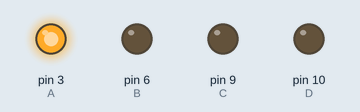
Recording of a sketch running on a simulated Arduino Uno, built with avr-gcc and run on an emulated ATmega328P. Parts: output pins drawn as LEDs (lit = HIGH).

Above: at 0.1 s.
At 1.6 s:
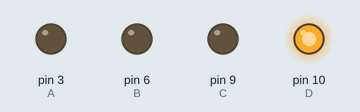
At 9.6 s:
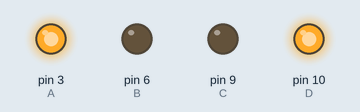
At 14.4 s:
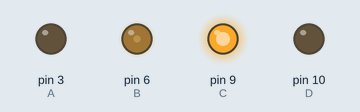
At 27.0 s:
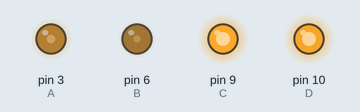
At 39.5 s:
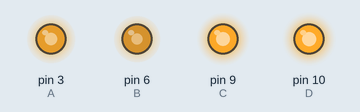
Timing chart, 0 to 40.0 s (numbered marks = the images above):
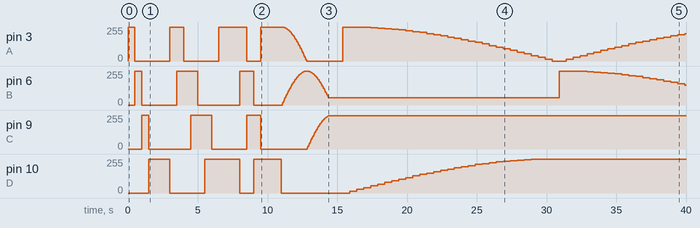

The sketch:

pasos.ino
```cpp
// Por Roberto A.Zavala
// 🙏🏼 DogeCoin : DNv7acPAeVBhTXbKv26itJecPG1SPy2o4F
// Breve : https://es.overleaf.com/read/ypbswnmywdcn
// Libro : https://www.amazon.com.mx/dp/B074TTGLL2
// https://docs.google.com/spreadsheets/d/1v66FqD7zOg-H4kmhq8ojUr9T9_6hwO1IgihTE_KEoy4/edit?usp=sharing

int A = 3;              // puertos PWM
int B = 6;
int C = 9;
int D = 10;

int  j;                 // Contadores
int  i;

int paso [4][4]=        // matriz de estados paso simple
{
{1,0,0,0},
{0,1,0,0},
{0,0,1,0},
{0,0,0,1},
};

int mpas [8][4]=        // matriz de estados medio paso
{
{1,0,0,0},
{1,1,0,0},
{0,1,0,0},
{0,1,1,0},
{0,0,1,0},
{0,0,1,1},
{0,0,0,1},
{1,0,0,1}
};

int tpas [8][4]=        // matriz de estados alto torque
{
{1,1,0,0},
{0,1,1,0},
{0,0,1,1},
{1,0,0,1}
};

int suav [145][4]=      // matriz de estados paso suave Arduino ignora el decimal
{
{ 255.0 , 0.0 , 0.0 , 0 } ,
{ 254.8 , 11.1  , 0.0 , 0 } ,
{ 254.0 , 22.2  , 0.0 , 0 } ,
{ 252.8 , 33.3  , 0.0 , 0 } ,
{ 251.1 , 44.3  , 0.0 , 0 } ,
{ 249.0 , 55.2  , 0.0 , 0 } ,
{ 246.3 , 66.0  , 0.0 , 0 } ,
{ 243.2 , 76.7  , 0.0 , 0 } ,
{ 239.6 , 87.2  , 0.0 , 0 } ,
{ 235.6 , 97.6  , 0.0 , 0 } ,
{ 231.1 , 107.8 , 0.0 , 0 } ,
{ 226.2 , 117.7 , 0.0 , 0 } ,
{ 220.8 , 127.5 , 0.0 , 0 } ,
{ 215.1 , 137.0 , 0.0 , 0 } ,
{ 208.9 , 146.3 , 0.0 , 0 } ,
{ 202.3 , 155.2 , 0.0 , 0 } ,
{ 195.3 , 163.9 , 0.0 , 0 } ,
{ 188.0 , 172.3 , 0.0 , 0 } ,
{ 180.3 , 180.3 , 0.0 , 0 } ,
{ 172.3 , 188.0 , 0.0 , 0 } ,
{ 163.9 , 195.3 , 0.0 , 0 } ,
{ 155.2 , 202.3 , 0.0 , 0 } ,
{ 146.3 , 208.9 , 0.0 , 0 } ,
{ 137.0 , 215.1 , 0.0 , 0 } ,
{ 127.5 , 220.8 , 0.0 , 0 } ,
{ 117.7 , 226.2 , 0.0 , 0 } ,
{ 107.8 , 231.1 , 0.0 , 0 } ,
{ 97.6  , 235.6 , 0.0 , 0 } ,
{ 87.2  , 239.6 , 0.0 , 0 } ,
{ 76.7  , 243.2 , 0.0 , 0 } ,
{ 66.0  , 246.3 , 0.0 , 0 } ,
{ 55.2  , 249.0 , 0.0 , 0 } ,
{ 44.3  , 251.1 , 0.0 , 0 } ,
{ 33.3  , 252.8 , 0.0 , 0 } ,
{ 22.2  , 254.0 , 0.0 , 0 } ,
{ 11.1  , 254.8 , 0.0 , 0 } ,
{ 0.0 , 255.0 , 0.0 , 0 } ,
{ 0 , 254.8 , 11.1  , 0 } ,
{ 0 , 254.0 , 22.2  , 0 } ,
{ 0 , 252.8 , 33.3  , 0 } ,
{ 0 , 251.1 , 44.3  , 0 } ,
{ 0 , 249.0 , 55.2  , 0 } ,
{ 0 , 246.3 , 66.0  , 0 } ,
{ 0 , 243.2 , 76.7  , 0 } ,
{ 0 , 239.6 , 87.2  , 0 } ,
{ 0 , 235.6 , 97.6  , 0 } ,
{ 0 , 231.1 , 107.8 , 0 } ,
{ 0 , 226.2 , 117.7 , 0 } ,
{ 0 , 220.8 , 127.5 , 0 } ,
{ 0 , 215.1 , 137.0 , 0 } ,
{ 0 , 208.9 , 146.3 , 0 } ,
{ 0 , 202.3 , 155.2 , 0 } ,
{ 0 , 195.3 , 163.9 , 0 } ,
{ 0 , 188.0 , 172.3 , 0 } ,
{ 0 , 180.3 , 180.3 , 0 } ,
{ 0 , 172.3 , 188.0 , 0 } ,
{ 0 , 163.9 , 195.3 , 0 } ,
{ 0 , 155.2 , 202.3 , 0 } ,
{ 0 , 146.3 , 208.9 , 0 } ,
{ 0 , 137.0 , 215.1 , 0 } ,
{ 0 , 127.5 , 220.8 , 0 } ,
{ 0 , 117.7 , 226.2 , 0 } ,
{ 0 , 107.8 , 231.1 , 0 } ,
{ 0 , 97.6  , 235.6 , 0 } ,
{ 0 , 87.2  , 239.6 , 0 } ,
{ 0 , 76.7  , 243.2 , 0 } ,
{ 0 , 66.0  , 246.3 , 0 } ,
{ 0 , 55.2  , 249.0 , 0 } ,
{ 0 , 44.3  , 251.1 , 0 } ,
{ 0 , 33.3  , 252.8 , 0 } ,
{ 0 , 22.2  , 254.0 , 0 } ,
{ 0 , 11.1  , 254.8 , 0 } ,
{ 0 , 0.0 , 255.0 , 0 } ,
{ 0 , 0 , 254.8 , 11.1  } ,
{ 0.0 , 0.0 , 254.0 , 22.2  } ,
{ 0.0 , 0.0 , 252.8 , 33.3  } ,
{ 0.0 , 0.0 , 251.1 , 44.3  } ,
{ 0.0 , 0.0 , 249.0 , 55.2  } ,
{ 0.0 , 0.0 , 246.3 , 66.0  } ,
{ 0.0 , 0.0 , 243.2 , 76.7  } ,
{ 0.0 , 0.0 , 239.6 , 87.2  } ,
{ 0.0 , 0.0 , 235.6 , 97.6  } ,
{ 0.0 , 0.0 , 231.1 , 107.8 } ,
{ 0.0 , 0.0 , 226.2 , 117.7 } ,
{ 0.0 , 0.0 , 220.8 , 127.5 } ,
{ 0.0 , 0.0 , 215.1 , 137.0 } ,
{ 0.0 , 0.0 , 208.9 , 146.3 } ,
{ 0.0 , 0.0 , 202.3 , 155.2 } ,
{ 0.0 , 0.0 , 195.3 , 163.9 } ,
{ 0.0 , 0.0 , 188.0 , 172.3 } ,
{ 0.0 , 0.0 , 180.3 , 180.3 } ,
{ 0.0 , 0.0 , 172.3 , 188.0 } ,
{ 0.0 , 0.0 , 163.9 , 195.3 } ,
{ 0.0 , 0.0 , 155.2 , 202.3 } ,
{ 0.0 , 0.0 , 146.3 , 208.9 } ,
{ 0.0 , 0.0 , 137.0 , 215.1 } ,
{ 0.0 , 0.0 , 127.5 , 220.8 } ,
{ 0.0 , 0.0 , 117.7 , 226.2 } ,
{ 0.0 , 0.0 , 107.8 , 231.1 } ,
{ 0.0 , 0.0 , 97.6  , 235.6 } ,
{ 0.0 , 0.0 , 87.2  , 239.6 } ,
{ 0.0 , 0.0 , 76.7  , 243.2 } ,
{ 0.0 , 0.0 , 66.0  , 246.3 } ,
{ 0.0 , 0.0 , 55.2  , 249.0 } ,
{ 0.0 , 0.0 , 44.3  , 251.1 } ,
{ 0.0 , 0.0 , 33.3  , 252.8 } ,
{ 0.0 , 0.0 , 22.2  , 254.0 } ,
{ 0.0 , 0.0 , 11.1  , 254.8 } ,
{ 0.0 , 0.0 , 0.0 , 255.0 } ,
{ 11.1  , 0 , 0.0 , 254.8 } ,
{ 22.2  , 0.0 , 0.0 , 254.0 } ,
{ 33.3  , 0.0 , 0.0 , 252.8 } ,
{ 44.3  , 0.0 , 0.0 , 251.1 } ,
{ 55.2  , 0.0 , 0.0 , 249.0 } ,
{ 66.0  , 0.0 , 0.0 , 246.3 } ,
{ 76.7  , 0.0 , 0.0 , 243.2 } ,
{ 87.2  , 0.0 , 0.0 , 239.6 } ,
{ 97.6  , 0.0 , 0.0 , 235.6 } ,
{ 107.8 , 0.0 , 0.0 , 231.1 } ,
{ 117.7 , 0.0 , 0.0 , 226.2 } ,
{ 127.5 , 0.0 , 0.0 , 220.8 } ,
{ 137.0 , 0.0 , 0.0 , 215.1 } ,
{ 146.3 , 0.0 , 0.0 , 208.9 } ,
{ 155.2 , 0.0 , 0.0 , 202.3 } ,
{ 163.9 , 0.0 , 0.0 , 195.3 } ,
{ 172.3 , 0.0 , 0.0 , 188.0 } ,
{ 180.3 , 0.0 , 0.0 , 180.3 } ,
{ 188.0 , 0.0 , 0.0 , 172.3 } ,
{ 195.3 , 0.0 , 0.0 , 163.9 } ,
{ 202.3 , 0.0 , 0.0 , 155.2 } ,
{ 208.9 , 0.0 , 0.0 , 146.3 } ,
{ 215.1 , 0.0 , 0.0 , 137.0 } ,
{ 220.8 , 0.0 , 0.0 , 127.5 } ,
{ 226.2 , 0.0 , 0.0 , 117.7 } ,
{ 231.1 , 0.0 , 0.0 , 107.8 } ,
{ 235.6 , 0.0 , 0.0 , 97.6  } ,
{ 239.6 , 0.0 , 0.0 , 87.2  } ,
{ 243.2 , 0.0 , 0.0 , 76.7  } ,
{ 246.3 , 0.0 , 0.0 , 66.0  } ,
{ 249.0 , 0.0 , 0.0 , 55.2  } ,
{ 251.1 , 0.0 , 0.0 , 44.3  } ,
{ 252.8 , 0.0 , 0.0 , 33.3  } ,
{ 254.0 , 0.0 , 0.0 , 22.2  } ,
{ 254.8 , 0.0 , 0.0 , 11.1  } ,
{ 255.0 , 0.0 , 0.0 , 0.0 }
};

int vect[31]=           // Matriz de estado simplificada paso suave
{
 255 ,
 255 ,
 254 ,
 252 ,
 249 ,
 246 ,
 243 ,
 238 ,
 233 ,
 227 ,
 221 ,
 214 ,
 206 ,
 198 ,
 190 ,
 180 ,
 171 ,
 160 ,
 150 ,
 139 ,
 128 ,
 116 ,
 104 ,
 91  ,
 79  ,
 66  ,
 53  ,
 40  ,
 27  ,
 13  ,
 0
};

int P[4][2] = { {D , A },   // Puertos PWM
                {A , B },
                {B , C },
                {C , D } };

void setup()
{
Serial.begin(9600);
pinMode(A,OUTPUT);
pinMode(B,OUTPUT);
pinMode(C,OUTPUT);
pinMode(D,OUTPUT);
}

void loop()
{
Paso(); delay(1000);
mPas(); delay(1000);
tPas(); delay(1000);
Suav(); delay(1000);
Vect(); delay(1000);
}

void Paso()
{
for (int i=0; i<=3; i++)           // Un ciclo de paso simple
    {
    digitalWrite(A, paso[i][0]);
    digitalWrite(B, paso[i][1]);
    digitalWrite(C, paso[i][2]);
    digitalWrite(D, paso[i][3]);
    delay(500);
    }
}

void mPas()
{
 for (int i=0; i<=7; i++)           // Un ciclo de medio paso
    {
    digitalWrite(A, mpas[i][0]);
    digitalWrite(B, mpas[i][1]);
    digitalWrite(C, mpas[i][2]);
    digitalWrite(D, mpas[i][3]);
    delay(500);
    }
}

void tPas()
{
for (int i=0; i<=3; i++)           // Un ciclo de alto torque
    {
    digitalWrite(A, tpas[i][0]);
    digitalWrite(B, tpas[i][1]);
    digitalWrite(C, tpas[i][2]);
    digitalWrite(D, tpas[i][3]);
    delay(500);
    }
}

void Suav()
{
for (int i=0; i<=67; i++)           // Un ciclo de paso suave
    {
    analogWrite(A, suav[i][0]);
    analogWrite(B, suav[i][1]);
    analogWrite(C, suav[i][2]);
    analogWrite(D, suav[i][3]);
    delay(50);
    }
}

void Vect()                         // Un cliclo de paso suave
{
for ( i=0; i<=3; i++)
{
  for ( j=0; j<=30; j++ )
  {
  analogWrite( P[i][0], vect[ 30-j ] );
  analogWrite( P[i][1], vect[ j ]    );
  delay(500);
  }
}
}
```

Measured:
- by itself, pin 3 (A): 0/255 → 255/255 at 0.00 s, → 0/255 0.50 s later, → 255/255 2.5 s later, → 0/255 1.0 s later, … (90 changes in this stretch)
- by itself, pin 6 (B): 0/255 → 255/255 at 0.50 s, → 0/255 0.50 s later, → 255/255 2.5 s later, → 0/255 1.5 s later, … (89 changes in this stretch)
